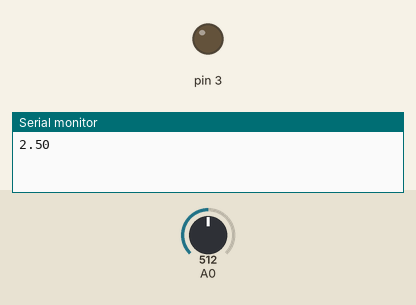
A sketch run on a simulated Arduino Uno, built with avr-gcc and run on an emulated ATmega328P. Shown: output pins drawn as LEDs (lit = HIGH), the last lines printed to the serial monitor. The inputs (shaded band) are chosen by the test bench; at power-on: A0 = 512.

Above: at 0.05 s.
At 9.39 s:
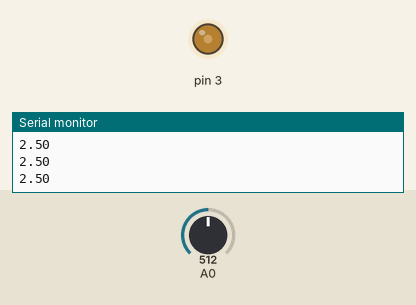
At 19.94 s:
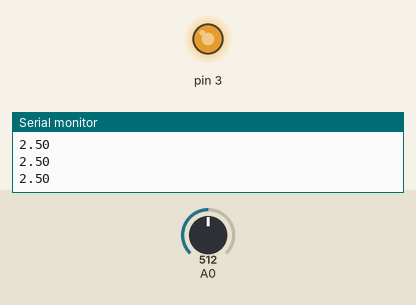
At 39.94 s:
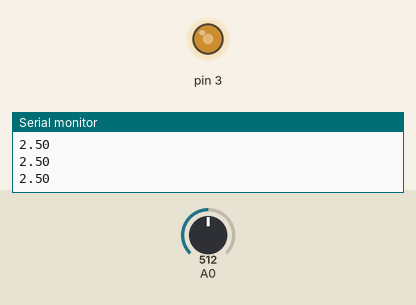
Timing chart, 0 to 40.0 s (numbered marks = the images above):
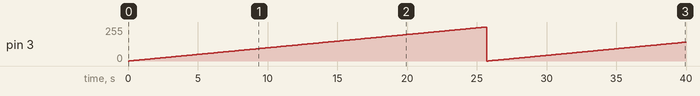

The sketch:

labra1_3.ino
```cpp
int pwm = 0;
double sensorvalue = 0;
// the setup routine runs once when you press reset:
void setup() {
  // initialize serial communication at 9600 bits per second:
  Serial.begin(9600);
  pinMode(3, OUTPUT);
  pinMode(A0, INPUT);

}

// the loop routine runs over and over again forever:
void loop() {
  // read the input on analog pin 0:


  analogWrite(3,pwm);
  pwm++;
  if(pwm > 255){
    pwm = 0;
  }
  sensorvalue = analogRead(A0);
  float voltage = sensorvalue * (5.0 / 1023.0);
  Serial.println(voltage);

  // print out the value you read:

  delay(100);        // delay in between reads for stability
}
```

Measured:
- by itself, pin 3: 0/255 → 1/255 at 0.10 s, → 2/255 0.10 s later, → 3/255 0.10 s later, → 4/255 0.10 s later, … (398 changes in this stretch)
